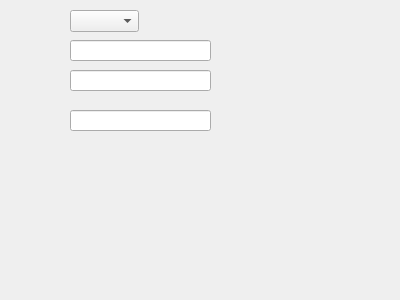
<?xml version="1.0" encoding="UTF-8"?>
<ui version="4.0">
 <class>Form</class>
 <widget class="QWidget" name="Form">
  <property name="geometry">
   <rect>
    <x>0</x>
    <y>0</y>
    <width>400</width>
    <height>300</height>
   </rect>
  </property>
  <property name="windowTitle">
   <string>Form</string>
  </property>
  <widget class="QLineEdit" name="lineEdit">
   <property name="geometry">
    <rect>
     <x>70</x>
     <y>40</y>
     <width>141</width>
     <height>21</height>
    </rect>
   </property>
  </widget>
  <widget class="QLineEdit" name="lineEdit_2">
   <property name="geometry">
    <rect>
     <x>70</x>
     <y>70</y>
     <width>141</width>
     <height>21</height>
    </rect>
   </property>
  </widget>
  <widget class="QLineEdit" name="lineEdit_3">
   <property name="geometry">
    <rect>
     <x>70</x>
     <y>110</y>
     <width>141</width>
     <height>21</height>
    </rect>
   </property>
  </widget>
  <widget class="QComboBox" name="comboBox">
   <property name="geometry">
    <rect>
     <x>70</x>
     <y>10</y>
     <width>69</width>
     <height>22</height>
    </rect>
   </property>
  </widget>
 </widget>
 <resources/>
 <connections/>
</ui>
